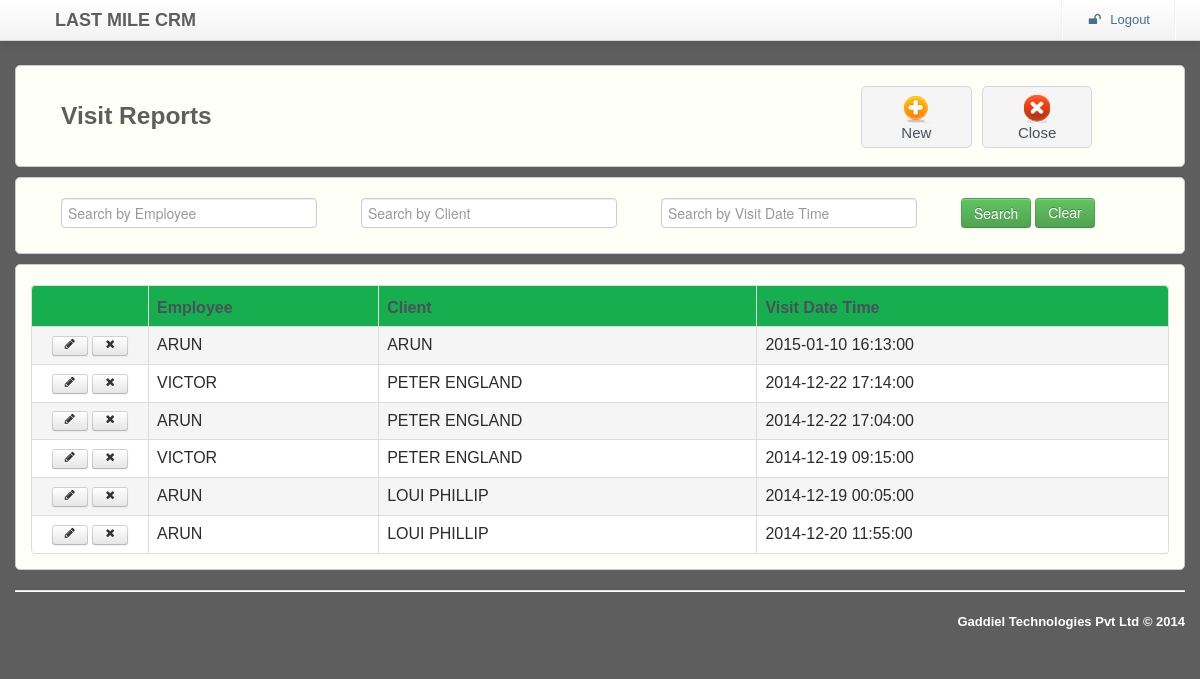
The page /transaction/enterVisitReports/enterVisitReports.php on the database its author committed.
### tables this page shows
CREATE TABLE IF NOT EXISTS `VISIT_REPORTS` (
  `CREATED_BY` varchar(60) NOT NULL DEFAULT '-1',
  `CREATED_DATE` date NOT NULL DEFAULT '0000-00-00',
  `LAST_UPDATE_BY` varchar(60) NOT NULL DEFAULT '-1',
  `LAST_UPDATE_DATE` timestamp NOT NULL DEFAULT CURRENT_TIMESTAMP ON UPDATE CURRENT_TIMESTAMP,
  `ID` int(10) NOT NULL AUTO_INCREMENT,
  `SUBSCRIBER_ID` int(10) NOT NULL,
  `APNT_ID` int(10) DEFAULT NULL,
  `EMP_ID` int(10) NOT NULL,
  `CLIENT_ID` int(10) NOT NULL,
  `VISIT_DATE` timestamp NOT NULL DEFAULT '0000-00-00 00:00:00',
  `ADDL_EMAIL_ID` varchar(255) NOT NULL,
  `ATTENDEES` varchar(50) NOT NULL,
  `CLIENT_COMMENTS` varchar(1000) NOT NULL,
  `EMPLOYEE_COMMENTS` varchar(1000) DEFAULT NULL,
  `FOLLOWUP_POINTS` varchar(1000) DEFAULT NULL,
  `TRACKED_LOC_LAT` double(10,6) DEFAULT NULL,
  `TRACKED_LOC_LNG` double(10,6) DEFAULT NULL,
  PRIMARY KEY (`ID`),
  KEY `XFK_VISIT_APNT_ID` (`APNT_ID`),
  KEY `XFK_VISIT_EMP_ID` (`EMP_ID`),
  KEY `XFK_VISIT_CLIENT_ID` (`CLIENT_ID`)
);

CREATE TABLE IF NOT EXISTS `EMP_DETAILS` (
  `CREATED_BY` varchar(60) NOT NULL DEFAULT '-1',
  `CREATED_DATE` date NOT NULL DEFAULT '0000-00-00',
  `LAST_UPDATE_BY` varchar(60) NOT NULL DEFAULT '-1',
  `LAST_UPDATE_DATE` timestamp NOT NULL DEFAULT CURRENT_TIMESTAMP ON UPDATE CURRENT_TIMESTAMP,
  `ID` int(10) NOT NULL AUTO_INCREMENT,
  `EMP_NAME` varchar(60) NOT NULL,
  `DESIGNATION_ID` int(10) NOT NULL,
  `DEPARTMENT_ID` int(10) NOT NULL,
  `MANAGER_DESG_ID` int(10) NOT NULL,
  `EMAIL_ID` varchar(120) NOT NULL,
  `MOBILE_NUM` bigint(15) NOT NULL,
  `SEND_EMAIL_ID1` varchar(120) NOT NULL,
  `SEND_EMAIL_ID2` varchar(120) NOT NULL,
  `SEND_EMAIL_ID3` varchar(120) NOT NULL,
  `SEND_EMAIL_ID4` varchar(120) NOT NULL,
  `SEND_EMAIL_ID5` varchar(120) NOT NULL,
  `SEND_EMAIL_ID6` varchar(120) NOT NULL,
  `DEVICE_ACTIVE_DATE` date DEFAULT '0000-00-00',
  `ACTIVE` varchar(2) NOT NULL DEFAULT 'Y',
  `LAST_CONFIG_UPLOAD_DATE` date DEFAULT NULL,
  `LAST_MOBILE_UPDATE_DATE` date DEFAULT NULL,
  PRIMARY KEY (`ID`),
  KEY `XFR_EMP_DESG_ID` (`DESIGNATION_ID`),
  KEY `XFR_EMP_DEPT_ID` (`DEPARTMENT_ID`),
  KEY `XFR_MSG_DESG_ID` (`MANAGER_DESG_ID`)
);

CREATE TABLE IF NOT EXISTS `CLIENT_DETAILS` (
  `CREATED_BY` varchar(60) NOT NULL DEFAULT '-1',
  `CREATED_DATE` date NOT NULL DEFAULT '0000-00-00',
  `LAST_UPDATE_BY` varchar(60) NOT NULL DEFAULT '-1',
  `LAST_UPDATE_DATE` timestamp NOT NULL DEFAULT CURRENT_TIMESTAMP ON UPDATE CURRENT_TIMESTAMP,
  `ID` int(10) NOT NULL AUTO_INCREMENT,
  `CLIENT_CODE` varchar(10) NOT NULL,
  `CLIENT_NAME` varchar(240) NOT NULL,
  `CLIENT_EMAIL_ID` varchar(240) NOT NULL,
  `CLIENT_CLASSIFICATION_ID` int(10) NOT NULL,
  `CLIENT_LOC` varchar(240) NOT NULL,
  `CLIENT_LOC_LNG` double(10,6) DEFAULT NULL,
  `CLIENT_LOC_LAT` double(10,6) DEFAULT NULL,
  `SWLAT` double(10,6) NOT NULL,
  `SWLNG` double(10,6) NOT NULL,
  `NELAT` double(10,6) NOT NULL,
  `NELNG` double(10,6) NOT NULL,
  `MAXLAT` double(10,6) NOT NULL,
  `MINLAT` double(10,6) NOT NULL,
  `MAXLON` double(10,6) NOT NULL,
  `MINLON` double(10,6) NOT NULL,
  `RANGE_IN_MTS` int(10) NOT NULL,
  `VISIT_SCH_PERIOD_ID` int(10) NOT NULL,
  `VISIT_COUNT` int(2) NOT NULL,
  PRIMARY KEY (`ID`),
  KEY `XFK_CLIENT_CLASFN_ID` (`CLIENT_CLASSIFICATION_ID`),
  KEY `XFK_VISIT_SCH_PERIOD_ID` (`VISIT_SCH_PERIOD_ID`)
);

### transaction/enterVisitReports/enterVisitReports.php (the view, shortened to what this page needs)
<html lang="en"><head><meta http-equiv="Content-Type" content="text/html; charset=UTF-8">
    <link rel="stylesheet" type="text/css" href="../../resources/css/bootstrap.min.css" >
    <link rel="stylesheet" type="text/css" href="../../resources/css/bootstrap-responsive.min.css" >
    <link rel="stylesheet" type="text/css" href="../../resources/css/alveolae.css">
    <link rel="stylesheet" type="text/css" href="../../resources/css/font-awesome.css">
    <link rel="stylesheet" type="text/css" href="../../resources/css/footable.core.css?v=2-0-1">
    <link rel="stylesheet" type="text/css" href="../../resources/css/footable-demos.css">
</head>
<body>
	 <?php include($_SERVER['DOCUMENT_ROOT'].'/lastMileCRM/header.php'); ?>
	<form action="" method="POST" name="forms">
	<div id="main-content">
		<div class="container">
			<div class="row">
			   <div class="span12 desktop">
				 <div class="widget">
					<div class="widget-content ">
						<div class="span8"><h3>Visit Reports</h3></div>
						<div class="span3">
							<div class="box-holder">
                                 <a href="addEnterVisitReports.php" onClick="newPage()">
                                 <div class="box"><img src="../../resources/images/e-add.png"/></br>New</div></a>
                            </div>
							 <div class="box-holder">
							   <a href="../transaction.php">
							   <div class="box"><img src="../../resources/images/e-close.png"/></br>Close</div></a>
                             </div>
						</div>
					</div>
				</div>
			 </div>
					<div class="span12">
					    <div class="widget">
						<div class="widget-content">
							<div class="span3"><input type="text" class="span3" placeholder="Search by Employee " autofocus id="EMP_NAME" name="EMP_NAME"/></div>
                             <div class="span3"><input type="text" class="span3" placeholder="Search by Client "  id="CLIENT_NAME" name="CLIENT_NAME"/></div>
							 <div class="span3"><input type="text" class="span3" placeholder="Search by Visit Date Time"  id="VISIT_DATE"  name="VISIT_DATE"/></div>
							<div class="span2"><input type="submit" class="btn btn-success" onClick="searchvalue()" value="Search"> <a href="#" class="btn btn-success" onClick="clearvalue()">Clear</a></div>
						</div>
					   </div>
			  </div>
				<div class="span12">
					<div class="widget-content">
						<div class="tab-content">
							<div class="tab-pane active" id="demo">
							<table class="table demo table-bordered " data-filter="#filter" data-page-size="5"
							       data-page-previous-text="prev" data-page-next-text="next">
								<thead>
									   <tr class="widget-header">
										<th></th>
										<th data-toggle="true">Employee </th>
										<th data-hide="phone,tablet">Client</th>
										<th>Visit Date Time</th>
									</tr>
								</thead>
								<tbody id="gridvaluediv" class="mytable1">
								 <?php
								$pdo = Database::connect();
									$pdo->setAttribute(PDO::ATTR_ERRMODE, PDO::ERRMODE_EXCEPTION);
									 $result = $pdo->prepare("select visrep.ID ID, emp.EMP_NAME EMP_NAME, clt.CLIENT_NAME CLIENT_NAME, visrep.VISIT_DATE VISIT_DATE
									 FROM VISIT_REPORTS visrep,
									 EMP_DETAILS emp,CLIENT_DETAILS clt,CLIENT_APPOINTMENTS	clapp
									 WHERE  visrep.APNT_ID = clapp.ID AND visrep.EMP_ID = emp.ID AND visrep.CLIENT_ID=clt.ID ORDER BY visrep.ID DESC");
		                            $result->execute();
		                            for($i=0; $row = $result->fetch(); $i++){
			 				      ?>
									<tr Style="cursor:pointer;" id="views">
                                    <td class="actions">
											<a href="#" class="btn btn-small "><i class="icon-pencil"></i></a>
											<a href="deleteEnterVisitReports.php?id=<?php echo $row['ID']; ?>" class="btn btn-small" onclick="return confirm('Are you sure?')" ><i class="icon-remove"></i></a>
										</td>
										<td><?php echo  $row['EMP_NAME'];?></td>
                                        <td><?php echo  $row['CLIENT_NAME'];?></td>
										<td><?php echo  $row['VISIT_DATE'];?></td>
									</tr>
									 <?php  }?>
								</tbody>
							</table>
							</div>
						</div>
					</div>
				</div>
			</div>
				 <?php include($_SERVER['DOCUMENT_ROOT'].'/lastMileCRM/footer.php'); ?>
		</div>
	</div>
	</form>
</body>
</html>

### resources/css/alveolae.css (style rules this page uses)
body { background-color: #5e5e5e; font-family: 'Asap', sans-serif; }
h3 { margin-bottom: 15px; font-weight: 700; color: #5e5e5e; }
#main-content { padding-top: 60px; }
label, input, button, select, textarea { cursor: default; }
.box-holder { width: 25%; display: table-cell; }
.box-holder a { text-decoration: none; }
.box { height: 50px; padding: 5px; margin-right: 10px; font-size: 15px; text-align: center; color: #4A515B; background: #F5F5F5; border: 1px solid #D5D5D5; border-radius: 5px; text-shadow: 1px 1px 1px #EDEDED; }
.widget { clear: both; width: auto; position: relative; margin-bottom: 10px; }
.widget-header { position: relative; height: 40px; background: #17ae4f; border: 1px solid #CCCCCC; -webkit-border-top-left-radius: 5px; -webkit-border-top-right-radius: 5px; -moz-border-radius-topleft: 5px; -moz-border-radius-topright: 5px; border-top-left-radius: 5px; border-top-right-radius: 5px; }
.widget-content { padding: 20px 15px 15px; background: #fefff7; border: 1px solid #CCCCCC; -moz-border-radius: 5px; -webkit-border-radius: 5px; border-radius: 5px; }
.widget-content:before, .widget-content:after { content:""; display:table; clear:both; }
.table th { text-align: left; color: #4A515B; }
.table .actions { width: 100px; text-align: center; }
.table { display: table; margin: 0 auto; }
.desktop { display:block; }

### resources/css/footable.core.css (style rules this page uses)
.footable { width: 100%; }
.footable > thead > tr > th { -webkit-touch-callout: none; -webkit-user-select: none; -khtml-user-select: none; -moz-user-select: -moz-none; -ms-user-select: none; user-select: none; }

### resources/css/footable-demos.css (style rules this page uses)
body { color:#2B2B2B; font-family: 'trebuchet MS' , 'Lucida sans' , Arial; }

### transaction/enterVisitReports/enterVisitReports.php (style rules this page uses)
.oddtr { background-color:#FFFFFF; }
.eventr { background-color:#F5F5F5; }

### rows shown on the page
visit_reports: EMP_ID.EMP_NAME "ARUN", CLIENT_ID.CLIENT_NAME "ARUN", VISIT_DATE "2015-01-10 16:13:00"
visit_reports: EMP_ID.EMP_NAME "VICTOR", CLIENT_ID.CLIENT_NAME "PETER ENGLAND", VISIT_DATE "2014-12-22 17:14:00"
visit_reports: EMP_ID.EMP_NAME "ARUN", CLIENT_ID.CLIENT_NAME "PETER ENGLAND", VISIT_DATE "2014-12-22 17:04:00"
visit_reports: EMP_ID.EMP_NAME "VICTOR", CLIENT_ID.CLIENT_NAME "PETER ENGLAND", VISIT_DATE "2014-12-19 09:15:00"
visit_reports: EMP_ID.EMP_NAME "ARUN", CLIENT_ID.CLIENT_NAME "LOUI PHILLIP", VISIT_DATE "2014-12-19 00:05:00"
visit_reports: EMP_ID.EMP_NAME "ARUN", CLIENT_ID.CLIENT_NAME "LOUI PHILLIP", VISIT_DATE "2014-12-20 11:55:00"
